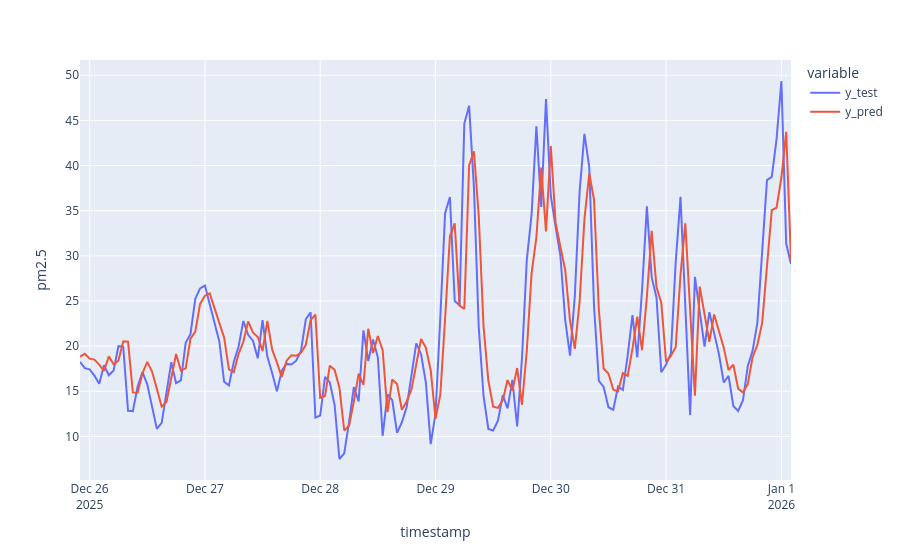

Notebook code for this chart:
### Code cell
fig = px.line(df_pred_test, labels={"value":"pm2.5"})
fig.show();

### Figure 1 — Plotly figure (JSON) as saved in the notebook; plotly's stock layout.template omitted (floating-point values rounded to 4 significant figures; data arrays with more than 128 entries replaced by an {"elided": "..."} marker saying what was removed)
{"data": [{"hovertemplate": "variable=y_test<br>timestamp=%{x}<br>pm2.5=%{y}<extra></extra>", "legendgroup": "y_test", "line": {"color": "#636efa", "dash": "solid"}, "marker": {"symbol": "circle"}, "mode": "lines", "name": "y_test", "orientation": "v", "showlegend": true, "type": "scatter", "x": {"elided": "149 str values"}, "xaxis": "x", "y": {"elided": "149 float values"}, "yaxis": "y"}, {"hovertemplate": "variable=y_pred<br>timestamp=%{x}<br>pm2.5=%{y}<extra></extra>", "legendgroup": "y_pred", "line": {"color": "#EF553B", "dash": "solid"}, "marker": {"symbol": "circle"}, "mode": "lines", "name": "y_pred", "orientation": "v", "showlegend": true, "type": "scatter", "x": {"elided": "149 str values"}, "xaxis": "x", "y": {"elided": "149 float values"}, "yaxis": "y"}], "layout": {"legend": {"title": {"text": "variable"}, "tracegroupgap": 0}, "margin": {"t": 60}, "xaxis": {"anchor": "y", "domain": [0, 1], "title": {"text": "timestamp"}}, "yaxis": {"anchor": "x", "domain": [0, 1], "title": {"text": "pm2.5"}}}}
